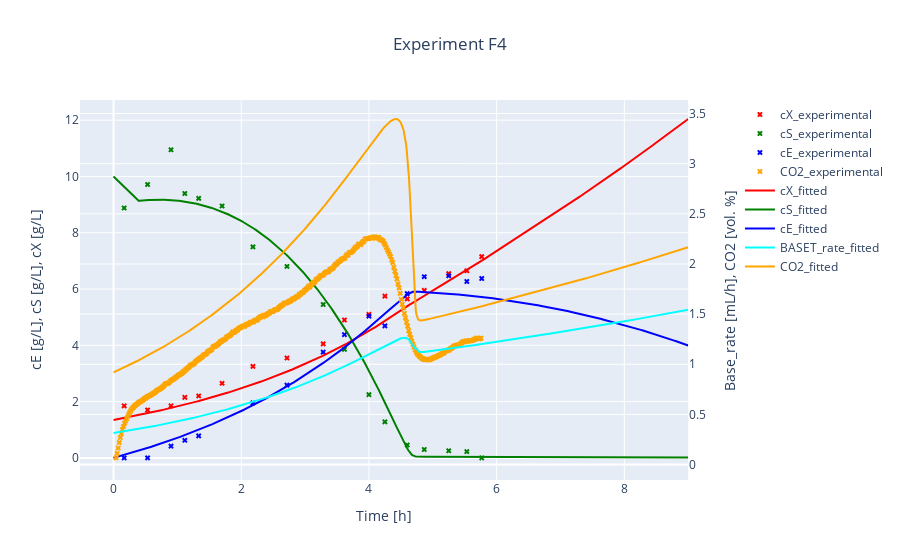
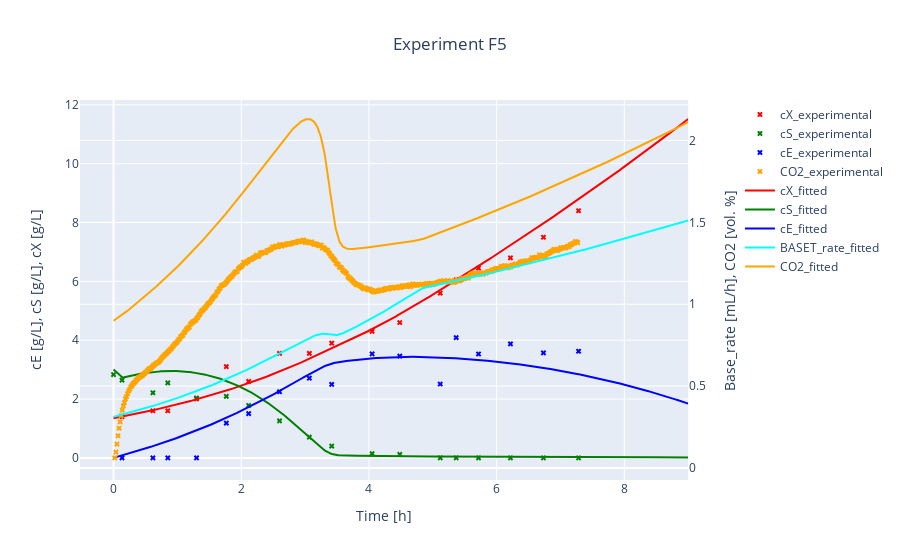
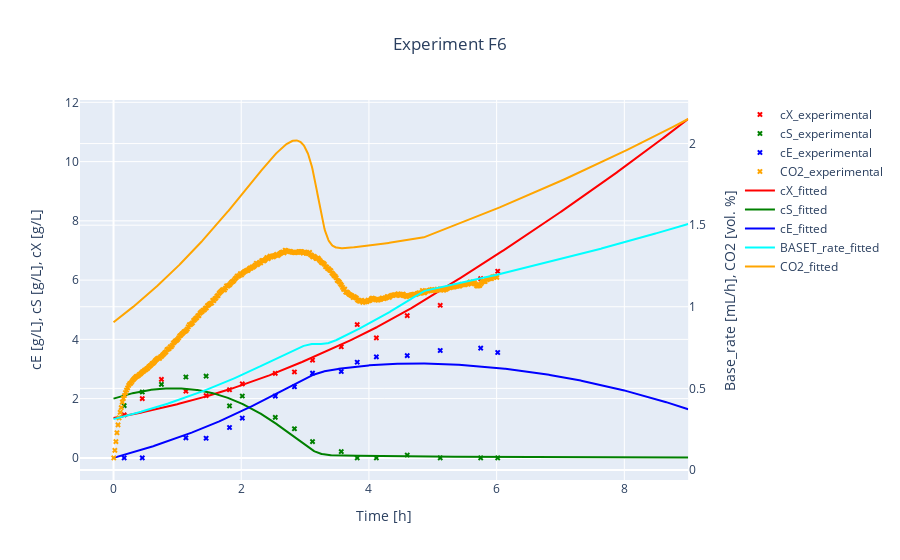

The notebook cell saved with these charts, in order:
### Markdown cell above
### Visualizing measurement data along with simulated data
The `visualize` module explained previously is capable of plotting two types of data (`data_1` and `data_2`) which belong together (measurement data and simulated data). It is possible to plot the measurement data along with the simulated data generated from using the `simulate` function with estimated parameters `p` which were determined with the `estimate` function. It is possible to style the individual data with `mode_1, mode_2` and `suffix_1 , suffix_2`. You can determine which columns should be displayed in the secondary y_axis. You can hand over `Experiment` objects, dataFrames or dicts or lists/dicts with dataFrames to the `visualize` function in order to visualize the data.

### Code cell
#simulate for every Experiment
t_grid = np.linspace(0,9,1001)      
sim_dict_all = {experiment.exp_id: y.simulate(experiment = experiment, t_grid = t_grid) for experiment in experiment_dict.values()}

#visualize experiments and simulated data simultaneously
for exp_id  in experiment_dict.keys():
    title = "Experiment {0}".format(exp_id) 
    visualize(experiment_dict[exp_id] , sim_dict_all[exp_id], title = title, suffix_1= "_experimental", suffix_2 = "_fitted", mode_1= "markers", mode_2= "lines", title_x= 0.5).show()

### Figure 1 — Plotly figure (JSON) as saved in the notebook; plotly's stock layout.template omitted (floating-point values rounded to 4 significant figures; data arrays with more than 128 entries replaced by an {"elided": "..."} marker saying what was removed)
{"data": [{"marker": {"color": "red", "size": 5, "symbol": "x"}, "mode": "markers", "name": "cX_experimental", "type": "scatter", "x": [0, 0.1667, 0.5333, 0.9, 1.117, 1.333, 1.7, 2.183, 2.717, 3.283, 3.617, 4, 4.25, 4.6, 4.867, 5.25, 5.533, 5.767], "xaxis": "x", "y": [null, 1.85, 1.7, 1.85, 2.15, 2.2, 2.65, 3.25, 3.55, 4.05, 4.9, 5.1, 5.75, 5.65, 5.95, 6.55, 6.65, 7.15], "yaxis": "y"}, {"marker": {"color": "green", "size": 5, "symbol": "x"}, "mode": "markers", "name": "cS_experimental", "type": "scatter", "x": [0, 0.1667, 0.5333, 0.9, 1.117, 1.333, 1.7, 2.183, 2.717, 3.283, 3.617, 4, 4.25, 4.6, 4.867, 5.25, 5.533, 5.767], "xaxis": "x", "y": [null, 8.879, 9.714, 10.95, 9.394, 9.222, 8.95, 7.498, 6.802, 5.449, 3.853, 2.245, 1.281, 0.4575, 0.2988, 0.2528, 0.223, 0], "yaxis": "y"}, {"marker": {"color": "blue", "size": 5, "symbol": "x"}, "mode": "markers", "name": "cE_experimental", "type": "scatter", "x": [0, 0.1667, 0.5333, 0.9, 1.117, 1.333, 1.7, 2.183, 2.717, 3.283, 3.617, 4, 4.25, 4.6, 4.867, 5.25, 5.533, 5.767], "xaxis": "x", "y": [null, 0, 0, 0.4172, 0.6247, 0.7807, null, 1.953, 2.585, 3.759, 4.379, 5.034, 4.689, 5.837, 6.437, 6.472, 6.267, 6.374], "yaxis": "y"}, {"marker": {"color": "orange", "size": 5, "symbol": "x"}, "mode": "markers", "name": "CO2_experimental", "type": "scatter", "x": {"elided": "344 float values"}, "xaxis": "x", "y": {"elided": "344 float values"}, "yaxis": "y2"}, {"marker": {"color": "red", "size": 5, "symbol": "x"}, "mode": "lines", "name": "cX_fitted", "type": "scatter", "x": {"elided": "1001 float values"}, "xaxis": "x", "y": {"elided": "1001 float values"}, "yaxis": "y"}, {"marker": {"color": "green", "size": 5, "symbol": "x"}, "mode": "lines", "name": "cS_fitted", "type": "scatter", "x": {"elided": "1001 float values"}, "xaxis": "x", "y": {"elided": "1001 float values"}, "yaxis": "y"}, {"marker": {"color": "blue", "size": 5, "symbol": "x"}, "mode": "lines", "name": "cE_fitted", "type": "scatter", "x": {"elided": "1001 float values"}, "xaxis": "x", "y": {"elided": "1001 float values"}, "yaxis": "y"}, {"marker": {"color": "cyan", "size": 5, "symbol": "x"}, "mode": "lines", "name": "BASET_rate_fitted", "type": "scatter", "x": {"elided": "1001 float values"}, "xaxis": "x", "y": {"elided": "1001 float values"}, "yaxis": "y2"}, {"marker": {"color": "orange", "size": 5, "symbol": "x"}, "mode": "lines", "name": "CO2_fitted", "type": "scatter", "x": {"elided": "1001 float values"}, "xaxis": "x", "y": {"elided": "1001 float values"}, "yaxis": "y2"}], "layout": {"title": {"text": "Experiment F4", "x": 0.5}, "xaxis": {"anchor": "y", "domain": [0, 0.94], "title": {"text": "Time [h]"}}, "yaxis": {"anchor": "x", "domain": [0, 1], "title": {"standoff": 20, "text": "cE [g/L], cS [g/L], cX [g/L]"}, "type": "linear"}, "yaxis2": {"anchor": "x", "overlaying": "y", "side": "right", "title": {"standoff": 20, "text": "Base_rate [mL/h], CO2 [vol. %]"}, "type": "linear"}}}

### Figure 2 — Plotly figure (JSON) as saved in the notebook; plotly's stock layout.template omitted (floating-point values rounded to 4 significant figures; data arrays with more than 128 entries replaced by an {"elided": "..."} marker saying what was removed)
{"data": [{"marker": {"color": "red", "size": 5, "symbol": "x"}, "mode": "markers", "name": "cX_experimental", "type": "scatter", "x": [0, 0.1333, 0.6167, 0.85, 1.3, 1.767, 2.117, 2.6, 3.067, 3.417, 4.05, 4.483, 5.117, 5.367, 5.717, 6.217, 6.733, 7.283], "xaxis": "x", "y": [null, 1.4, 1.6, 1.6, 2, 3.1, 2.6, 3.55, 3.55, 3.9, 4.3, 4.6, 5.6, 6.05, 6.45, 6.8, 7.5, 8.4], "yaxis": "y"}, {"marker": {"color": "green", "size": 5, "symbol": "x"}, "mode": "markers", "name": "cS_experimental", "type": "scatter", "x": [0, 0.1333, 0.6167, 0.85, 1.3, 1.767, 2.117, 2.6, 3.067, 3.417, 4.05, 4.483, 5.117, 5.367, 5.717, 6.217, 6.733, 7.283], "xaxis": "x", "y": [2.832, 2.643, 2.213, 2.55, 2.034, 2.091, 1.781, 1.256, 0.7038, 0.3995, 0.1465, 0.1218, 0, 0, 0, 0, 0, 0], "yaxis": "y"}, {"marker": {"color": "blue", "size": 5, "symbol": "x"}, "mode": "markers", "name": "cE_experimental", "type": "scatter", "x": [0, 0.1333, 0.6167, 0.85, 1.3, 1.767, 2.117, 2.6, 3.067, 3.417, 4.05, 4.483, 5.117, 5.367, 5.717, 6.217, 6.733, 7.283], "xaxis": "x", "y": [null, 0, 0, 0, 0, 1.182, 1.506, 2.246, 2.71, 2.498, 3.533, 3.457, 2.51, 4.089, 3.531, 3.874, 3.568, 3.623], "yaxis": "y"}, {"marker": {"color": "orange", "size": 5, "symbol": "x"}, "mode": "markers", "name": "CO2_experimental", "type": "scatter", "x": {"elided": "436 float values"}, "xaxis": "x", "y": {"elided": "436 float values"}, "yaxis": "y2"}, {"marker": {"color": "red", "size": 5, "symbol": "x"}, "mode": "lines", "name": "cX_fitted", "type": "scatter", "x": {"elided": "1001 float values"}, "xaxis": "x", "y": {"elided": "1001 float values"}, "yaxis": "y"}, {"marker": {"color": "green", "size": 5, "symbol": "x"}, "mode": "lines", "name": "cS_fitted", "type": "scatter", "x": {"elided": "1001 float values"}, "xaxis": "x", "y": {"elided": "1001 float values"}, "yaxis": "y"}, {"marker": {"color": "blue", "size": 5, "symbol": "x"}, "mode": "lines", "name": "cE_fitted", "type": "scatter", "x": {"elided": "1001 float values"}, "xaxis": "x", "y": {"elided": "1001 float values"}, "yaxis": "y"}, {"marker": {"color": "cyan", "size": 5, "symbol": "x"}, "mode": "lines", "name": "BASET_rate_fitted", "type": "scatter", "x": {"elided": "1001 float values"}, "xaxis": "x", "y": {"elided": "1001 float values"}, "yaxis": "y2"}, {"marker": {"color": "orange", "size": 5, "symbol": "x"}, "mode": "lines", "name": "CO2_fitted", "type": "scatter", "x": {"elided": "1001 float values"}, "xaxis": "x", "y": {"elided": "1001 float values"}, "yaxis": "y2"}], "layout": {"title": {"text": "Experiment F5", "x": 0.5}, "xaxis": {"anchor": "y", "domain": [0, 0.94], "title": {"text": "Time [h]"}}, "yaxis": {"anchor": "x", "domain": [0, 1], "title": {"standoff": 20, "text": "cE [g/L], cS [g/L], cX [g/L]"}, "type": "linear"}, "yaxis2": {"anchor": "x", "overlaying": "y", "side": "right", "title": {"standoff": 20, "text": "Base_rate [mL/h], CO2 [vol. %]"}, "type": "linear"}}}

### Figure 3 — Plotly figure (JSON) as saved in the notebook; plotly's stock layout.template omitted (floating-point values rounded to 4 significant figures; data arrays with more than 128 entries replaced by an {"elided": "..."} marker saying what was removed)
{"data": [{"marker": {"color": "red", "size": 5, "symbol": "x"}, "mode": "markers", "name": "cX_experimental", "type": "scatter", "x": [0, 0.1667, 0.45, 0.75, 1.133, 1.45, 1.817, 2.017, 2.533, 2.833, 3.117, 3.567, 3.817, 4.117, 4.6, 5.117, 5.75, 6.017], "xaxis": "x", "y": [null, 1.45, 2, 2.65, 2.25, 2.1, 2.3, 2.5, 2.85, 2.9, 3.3, 3.75, 4.5, 4.05, 4.8, 5.15, 6.05, 6.3], "yaxis": "y"}, {"marker": {"color": "green", "size": 5, "symbol": "x"}, "mode": "markers", "name": "cS_experimental", "type": "scatter", "x": [0, 0.1667, 0.45, 0.75, 1.133, 1.45, 1.817, 2.017, 2.533, 2.833, 3.117, 3.567, 3.817, 4.117, 4.6, 5.117, 5.75, 6.017], "xaxis": "x", "y": [null, 1.765, 2.223, 2.481, 2.73, 2.759, 1.754, 2.087, 1.369, 0.9841, 0.5504, 0.2129, 0, 0, 0.09543, 0, 0, 0], "yaxis": "y"}, {"marker": {"color": "blue", "size": 5, "symbol": "x"}, "mode": "markers", "name": "cE_experimental", "type": "scatter", "x": [0, 0.1667, 0.45, 0.75, 1.133, 1.45, 1.817, 2.017, 2.533, 2.833, 3.117, 3.567, 3.817, 4.117, 4.6, 5.117, 5.75, 6.017], "xaxis": "x", "y": [null, 0, 0, null, 0.6755, 0.6635, 1.026, 1.343, 2.084, 2.4, 2.859, 2.916, 3.229, 3.411, 3.452, 3.623, 3.703, 3.557], "yaxis": "y"}, {"marker": {"color": "orange", "size": 5, "symbol": "x"}, "mode": "markers", "name": "CO2_experimental", "type": "scatter", "x": {"elided": "361 float values"}, "xaxis": "x", "y": {"elided": "361 float values"}, "yaxis": "y2"}, {"marker": {"color": "red", "size": 5, "symbol": "x"}, "mode": "lines", "name": "cX_fitted", "type": "scatter", "x": {"elided": "1001 float values"}, "xaxis": "x", "y": {"elided": "1001 float values"}, "yaxis": "y"}, {"marker": {"color": "green", "size": 5, "symbol": "x"}, "mode": "lines", "name": "cS_fitted", "type": "scatter", "x": {"elided": "1001 float values"}, "xaxis": "x", "y": {"elided": "1001 float values"}, "yaxis": "y"}, {"marker": {"color": "blue", "size": 5, "symbol": "x"}, "mode": "lines", "name": "cE_fitted", "type": "scatter", "x": {"elided": "1001 float values"}, "xaxis": "x", "y": {"elided": "1001 float values"}, "yaxis": "y"}, {"marker": {"color": "cyan", "size": 5, "symbol": "x"}, "mode": "lines", "name": "BASET_rate_fitted", "type": "scatter", "x": {"elided": "1001 float values"}, "xaxis": "x", "y": {"elided": "1001 float values"}, "yaxis": "y2"}, {"marker": {"color": "orange", "size": 5, "symbol": "x"}, "mode": "lines", "name": "CO2_fitted", "type": "scatter", "x": {"elided": "1001 float values"}, "xaxis": "x", "y": {"elided": "1001 float values"}, "yaxis": "y2"}], "layout": {"title": {"text": "Experiment F6", "x": 0.5}, "xaxis": {"anchor": "y", "domain": [0, 0.94], "title": {"text": "Time [h]"}}, "yaxis": {"anchor": "x", "domain": [0, 1], "title": {"standoff": 20, "text": "cE [g/L], cS [g/L], cX [g/L]"}, "type": "linear"}, "yaxis2": {"anchor": "x", "overlaying": "y", "side": "right", "title": {"standoff": 20, "text": "Base_rate [mL/h], CO2 [vol. %]"}, "type": "linear"}}}
